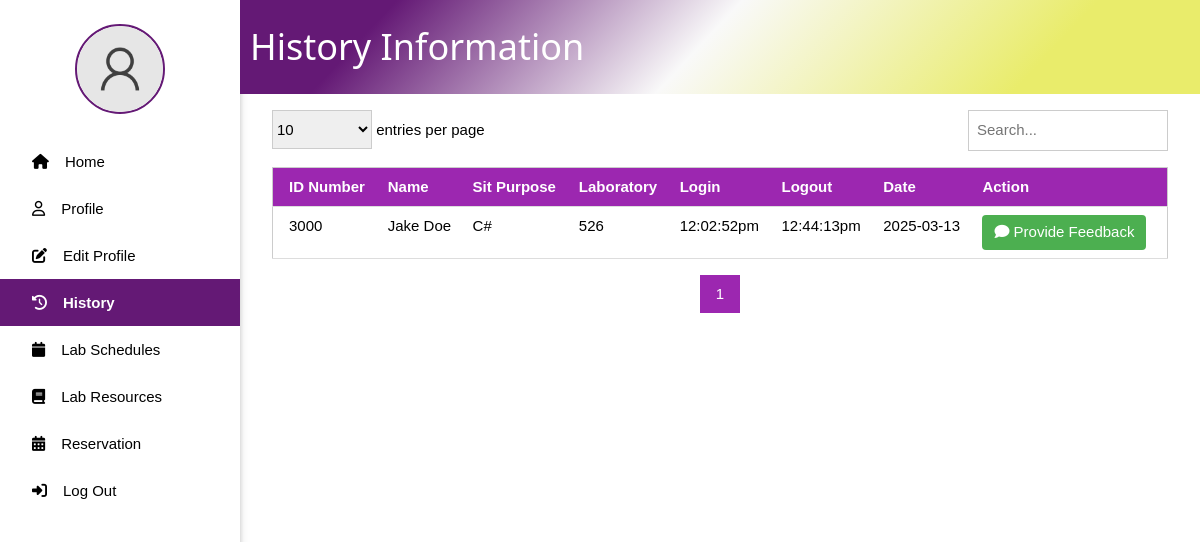
Before: /student/history.php (signed in) with the older database file.
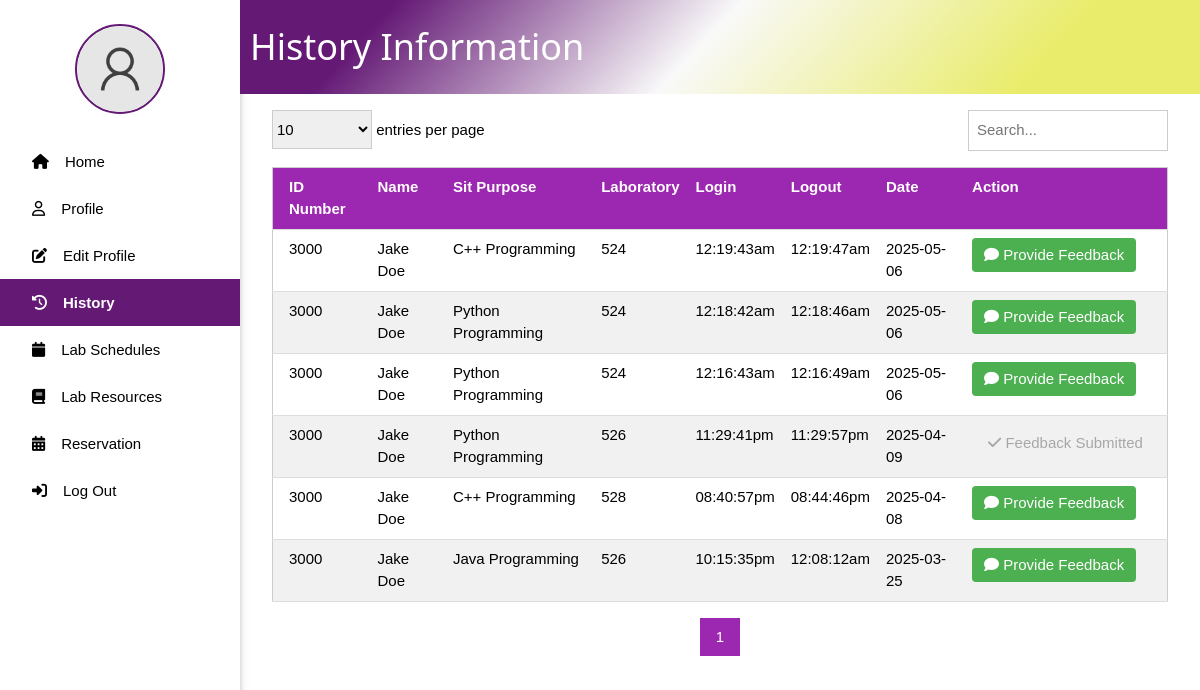
After: the same page with the newer database file.
### tables this page shows
CREATE TABLE `sitin_records` (
  `ID` int(11) NOT NULL,
  `IDNO` int(11) NOT NULL,
  `PURPOSE` varchar(255) NOT NULL,
  `LABORATORY` varchar(255) NOT NULL,
  `TIME_IN` datetime NOT NULL DEFAULT current_timestamp(),
  `TIME_OUT` datetime DEFAULT NULL
);

CREATE TABLE `feedback` (
  `ID` int(11) NOT NULL,
  `SITIN_RECORD_ID` int(11) NOT NULL,
  `STUDENT_ID` varchar(50) NOT NULL,
  `RATING` int(1) NOT NULL,
  `COMMENT` text DEFAULT NULL,
  `CREATED_AT` timestamp NOT NULL DEFAULT current_timestamp()
);

### student/history.php (the view, shortened to what this page needs)
<?php
include '../includes/connect.php';
$user = isset($_SESSION['user']) ? $_SESSION['user'] : null;
$records_per_page = isset($_GET['entries']) ? (int)$_GET['entries'] : 10;
$page = isset($_GET['page']) ? (int)$_GET['page'] : 1;
$offset = ($page - 1) * $records_per_page;
$search = isset($_GET['search']) ? $conn->real_escape_string($_GET['search']) : '';
$search_condition = " WHERE s.IDNO = " . $user['IDNO'] . " AND s.TIME_OUT IS NOT NULL";
$total_records_query = "SELECT COUNT(*) as count FROM sitin_records s" . $search_condition;
$total_records_result = $conn->query($total_records_query);
$total_records = $total_records_result->fetch_assoc()['count'];
$total_pages = ceil($total_records / $records_per_page);
$sql = "SELECT s.*,
        CONCAT(u.FIRSTNAME, ' ', COALESCE(u.MIDDLENAME, ''), ' ', u.LASTNAME) as NAME,
        f.ID as FEEDBACK_ID,
        f.RATING as FEEDBACK_RATING
        FROM sitin_records s
        LEFT JOIN user u ON s.IDNO = u.IDNO
        LEFT JOIN feedback f ON s.ID = f.SITIN_RECORD_ID AND f.STUDENT_ID = s.IDNO" .
        $search_condition .
        " ORDER BY s.TIME_IN DESC LIMIT $offset, $records_per_page";
$result = $conn->query($sql);
?>
<!DOCTYPE html>
<html lang="en">
<head>
    <link rel="stylesheet" href="../css/w3.css">
    <link rel="stylesheet" href="../css/side_nav.css">
</head>
<body>
    <div class="w3-sidebar w3-bar-block w3-collapse w3-card w3-animate-left" style="width:20%;" id="mySidebar">
        <div class="profile w3-center w3-margin w3-padding">
            <?php
            $profile_pic = isset($user['PROFILE_PIC']) ? $user['PROFILE_PIC'] : '../images/default_pic.png';
            ?>
            <img src="<?php echo (strpos($user['PROFILE_PIC'], 'uploads/') === 0 ? '../' : '') . htmlspecialchars($profile_pic); ?>" alt="profile_pic" style="width: 90px; height:90px; border-radius: 50%; border: 2px solid rgba(100,25,117,1);">
        </div>
        <a href="dashboard.php" class="w3-bar-item w3-button"><i class="fa-solid fa-house w3-padding"></i>Home</a>
        <a href="#" onclick="document.getElementById('profile').style.display='block'" class="w3-bar-item w3-button"><i class="fa-regular fa-user w3-padding"></i>Profile</a>
        <a href="profile.php" class="w3-bar-item w3-button"><i class="fa-solid fa-edit w3-padding"></i>Edit Profile</a>
        <a href="history.php" class="w3-bar-item w3-button active"><i class="fa-solid fa-clock-rotate-left w3-padding"></i>History</a>
        <a href="view_lab_schedules.php" class="w3-bar-item w3-button"><i class="fa-solid fa-calendar w3-padding"></i><span>Lab Schedules</span></a>
        <a href="view_lab_resources.php" class="w3-bar-item w3-button"><i class="fa-solid fa-book w3-padding"></i><span>Lab Resources</span></a>
        <a href="make_reservation.php" class="w3-bar-item w3-button"><i class="fa-solid fa-calendar-days w3-padding"></i><span>Reservation</span></a>
        <a href="../logout.php" class="w3-bar-item w3-button"><i class="fa-solid fa-right-to-bracket w3-padding"></i>Log Out</a>
    </div>
    <div style="margin-left:20%">
        <div class="title_page w3-container" style="display: flex; align-items: center;">
            <h1 style="margin-left: 10px; color: #ffff;">History Information</h1>
        </div>
        <div class="w3-container w3-margin">
            <div class="w3-row">
                <div class="w3-col m6">
                    <select class="w3-select w3-border" style="width: 100px;" onchange="changeEntries(this.value)">
                        <option value="10" <?php echo $records_per_page == 10 ? 'selected' : ''; ?>>10</option>
                    </select>
                    <span>entries per page</span>
                </div>
                <div class="w3-col m6 w3-right-align">
                    <input type="text" class="w3-input w3-border" placeholder="Search..."
                           style="width: 200px; display: inline-block;"
                           value="<?php echo htmlspecialchars($search); ?>"
                           onkeyup="if(event.keyCode === 13) search(this.value)">
                </div>
            </div>
            <div class="w3-responsive">
                <table class="w3-table-all w3-margin-top">
                    <thead>
                        <tr class="w3-purple">
                            <th>ID Number</th>
                            <th>Name</th>
                            <th>Sit Purpose</th>
                            <th>Laboratory</th>
                            <th>Login</th>
                            <th>Logout</th>
                            <th>Date</th>
                            <th>Action</th>
                        </tr>
                    </thead>
                    <tbody>
                        <?php if ($result->num_rows > 0): ?>
                            <?php while($row = $result->fetch_assoc()): ?>
                                <tr>
                                    <td><?php echo htmlspecialchars($row['IDNO']); ?></td>
                                    <td><?php echo htmlspecialchars($row['NAME']); ?></td>
                                    <td><?php echo htmlspecialchars($row['PURPOSE']); ?></td>
                                    <td><?php echo htmlspecialchars($row['LABORATORY']); ?></td>
                                    <td><?php echo htmlspecialchars(date('h:i:sa', strtotime($row['TIME_IN']))); ?></td>
                                    <td><?php echo $row['TIME_OUT'] ? htmlspecialchars(date('h:i:sa', strtotime($row['TIME_OUT']))) : ''; ?></td>
                                    <td><?php echo htmlspecialchars(date('Y-m-d', strtotime($row['TIME_IN']))); ?></td>
                                    <td>
                                        <?php if ($row['FEEDBACK_ID']): ?>
                                            <button class="w3-button w3-disabled w3-light-grey" disabled>
                                                <i class="fa-solid fa-check"></i> Feedback Submitted
                                            </button>
                                        <?php else: ?>
                                            <button class="feedback-btn" onclick="provideFeedback('<?php echo $row['ID']; ?>')">
                                                <i class="fa-solid fa-comment"></i> Provide Feedback
                                            </button>
                                        <?php endif; ?>
                                    </td>
                                </tr>
                            <?php endwhile; ?>
                        <?php else: ?>
                            <tr>
                                <td colspan="8" class="w3-center">No records found</td>
                            </tr>
                        <?php endif; ?>
                    </tbody>
                </table>
            </div>
            <div class="w3-center w3-margin-top">
                <div class="w3-bar">
                    <?php
                    $start_page = max(1, $page - 2);
                    $end_page = min($total_pages, $page + 2);
                    for ($i = $start_page; $i <= $end_page; $i++):
                    ?>
                        <a href="?page=<?php echo $i; ?>&entries=<?php echo $records_per_page; ?>&search=<?php echo urlencode($search); ?>"
                           class="w3-button <?php echo $i == $page ? 'w3-purple' : ''; ?>"><?php echo $i; ?></a>
                    <?php endfor; ?>
                </div>
            </div>
        </div>
    </div>
</body>
</html>

### css/w3.css (style rules this page uses)
html { box-sizing:border-box }
*,*:before,*:after { box-sizing:inherit }
html { -ms-text-size-adjust:100%;-webkit-text-size-adjust:100% }
body { margin:0 }
a { background-color:transparent }
img { border-style:none }
button,input,select,textarea,optgroup { font:inherit;margin:0 }
button,input { overflow:visible }
button,select { text-transform:none }
button,[type=button],[type=reset],[type=submit] { -webkit-appearance:button }
html,body { font-family:Verdana,sans-serif;font-size:15px;line-height:1.5 }
html { overflow-x:hidden }
h1 { font-size:36px }
h1,h2,h3,h4,h5,h6 { font-family:"Segoe UI",Arial,sans-serif;font-weight:400;margin:10px 0 }
img { vertical-align:middle }
a { color:inherit }
.w3-table,.w3-table-all { border-collapse:collapse;border-spacing:0;width:100%;display:table }
.w3-table-all { border:1px solid #ccc }
.w3-bordered tr,.w3-table-all tr { border-bottom:1px solid #ddd }
.w3-table-all tr:nth-child(odd) { background-color:#fff }
.w3-table-all tr:nth-child(even) { background-color:#f1f1f1 }
.w3-table td,.w3-table th,.w3-table-all td,.w3-table-all th { padding:8px 8px;display:table-cell;text-align:left;vertical-align:top }
.w3-table th:first-child,.w3-table td:first-child,.w3-table-all th:first-child,.w3-table-all td:first-child { padding-left:16px }
.w3-btn,.w3-button { border:none;display:inline-block;padding:8px 16px;vertical-align:middle;overflow:hidden;text-decoration:none;color:inherit;background-color:inherit;text-align:center;cursor:pointer;white-space:nowrap }
.w3-btn,.w3-button { -webkit-touch-callout:none;-webkit-user-select:none;-khtml-user-select:none;-moz-user-select:none;-ms-user-select:none;user-select:none }
.w3-disabled,.w3-btn:disabled,.w3-button:disabled { cursor:not-allowed;opacity:0.3 }
.w3-disabled *,:disabled * { pointer-events:none }
.w3-input { padding:8px;display:block;border:none;border-bottom:1px solid #ccc;width:100% }
.w3-select { padding:9px 0;width:100%;border:none;border-bottom:1px solid #ccc }
.w3-sidebar { height:100%;width:200px;background-color:#fff;position:fixed!important;z-index:1;overflow:auto }
.w3-bar { width:100%;overflow:hidden }
.w3-center .w3-bar { display:inline-block;width:auto }
.w3-bar .w3-button { white-space:normal }
.w3-bar-block .w3-bar-item { width:100%;display:block;padding:8px 16px;text-align:left;border:none;white-space:normal;float:none;outline:0 }
.w3-responsive { display:block;overflow-x:auto }
.w3-container:after,.w3-container:before,.w3-panel:after,.w3-panel:before,.w3-row:after,.w3-row:before,.w3-row-padding:after,.w3-row-padding:before, .w3-cell-row:before,.w3-cell-row:after,.w3-clear:after,.w3-clear:before,.w3-bar:before,.w3-bar:after { content:"";display:table;clear:both }
.w3-col,.w3-half,.w3-third,.w3-twothird,.w3-threequarter,.w3-quarter { float:left;width:100% }
@media (min-width:601px) { .w3-col.m6,.w3-half { width:49.99999% } }
@media (min-width:993px) { .w3-sidebar.w3-collapse { display:block!important } }
.w3-container,.w3-panel { padding:0.01em 16px }
.w3-card,.w3-card-2 { box-shadow:0 2px 5px 0 rgba(0,0,0,0.16),0 2px 10px 0 rgba(0,0,0,0.12) }
.w3-animate-left { position:relative;animation:animateleft 0.4s }
.w3-right-align { text-align:right!important }
.w3-center { text-align:center!important }
.w3-border { border:1px solid #ccc!important }
.w3-margin { margin:16px!important }
.w3-margin-top { margin-top:16px!important }
.w3-padding { padding:8px 16px!important }
.w3-purple,.w3-hover-purple:hover { color:#fff!important;background-color:#9c27b0!important }
.w3-light-grey,.w3-hover-light-grey:hover,.w3-light-gray,.w3-hover-light-gray:hover { color:#000!important;background-color:#f1f1f1!important }

### css/side_nav.css (style rules this page uses)
.title_page { position: sticky; top: 0; z-index: 1000; padding: 10px 0; background: rgb(100,25,117); background: linear-gradient(133deg, rgba(100,25,117,1) 15%, rgba(249,249,249,1) 48%, rgba(233,236,107,1) 82%); }
.active { background-color:rgba(100,25,117,1); color: white; font-weight: bold; }

### student/history.php (style rules this page uses)
.feedback-btn { background-color: #4CAF50; color: white; padding: 6px 12px; border: none; border-radius: 4px; cursor: pointer; }

Changed rows visible on the page:
removed sitin_records: IDNO "3000", NAME "Jake Doe", PURPOSE "C#", LABORATORY "526", TIME_IN "12:02:52pm", TIME_OUT "12:44:13pm", TIME_IN "2025-03-13"
added sitin_records: IDNO "3000", NAME "Jake Doe", PURPOSE "C++ Programming", LABORATORY "524", TIME_IN "12:19:43am", TIME_OUT "12:19:47am", TIME_IN "2025-05-06"
added sitin_records: IDNO "3000", NAME "Jake Doe", PURPOSE "Python Programming", LABORATORY "524", TIME_IN "12:18:42am", TIME_OUT "12:18:46am", TIME_IN "2025-05-06"
added sitin_records: IDNO "3000", NAME "Jake Doe", PURPOSE "Python Programming", LABORATORY "524", TIME_IN "12:16:43am", TIME_OUT "12:16:49am", TIME_IN "2025-05-06"
added feedback: SITIN_RECORD_ID.IDNO "3000", NAME "Jake Doe", SITIN_RECORD_ID.PURPOSE "Python Programming", SITIN_RECORD_ID.LABORATORY "526", SITIN_RECORD_ID.TIME_IN "11:29:41pm", SITIN_RECORD_ID.TIME_OUT "11:29:57pm", SITIN_RECORD_ID.TIME_IN "2025-04-09", shows "Feedback Submitted"
added sitin_records: IDNO "3000", NAME "Jake Doe", PURPOSE "C++ Programming", LABORATORY "528", TIME_IN "08:40:57pm", TIME_OUT "08:44:46pm", TIME_IN "2025-04-08"
added sitin_records: IDNO "3000", NAME "Jake Doe", PURPOSE "Java Programming", LABORATORY "526", TIME_IN "10:15:35pm", TIME_OUT "12:08:12am", TIME_IN "2025-03-25"
